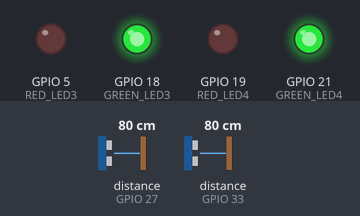
This sketch was run on a simulated ESP32. On the bench: output pins drawn as LEDs (lit = HIGH). Wiring (inferred from the names in the program): 2 × ultrasonic range finder: trigger GPIO 26, echo GPIO 27 / trigger GPIO 32, echo GPIO 33. The inputs (shaded band) are chosen by the test bench; at power-on: distance to the obstacle (sensors on GPIO 27, GPIO 33) 80 cm. The echo pulse lasts 58.3 µs per cm; WiFi joins after 1.5 s; servers stay silent unless stated; pins used as bus, display or sensor lines are not drawn; what the sketch prints to the serial monitor is not drawn.

Above: at 2.7 s.
2.8 s: distance to the obstacle (sensor on GPIO 27) set to 14 cm
4.7 s: distance to the obstacle (sensor on GPIO 27) set to 11 cm
At 5.9 s:
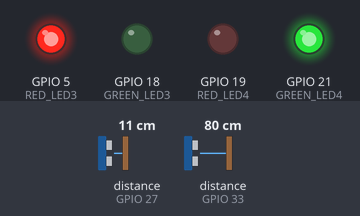
7.0 s: distance to the obstacle (sensor on GPIO 33) set to 14 cm
11.1 s: distance to the obstacle (sensor on GPIO 33) set to 10 cm
At 12.2 s:
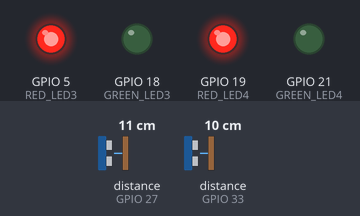
13.0 s: distance to the obstacle (sensor on GPIO 27) set to 18 cm
At 13.8 s:
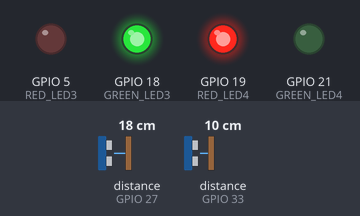
Timing chart, 0 to 16.0 s (numbered marks = the images above; inputs shaded):
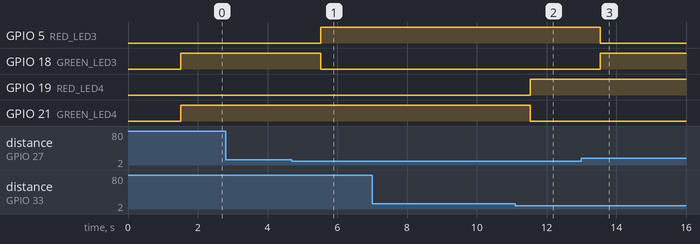

Measured:
- the behaviour switches between 13 and 12 cm on distance to the obstacle (sensor on GPIO 27) (found by bisection; images 0 and 1)
- the behaviour switches between 13 and 12 cm on distance to the obstacle (sensor on GPIO 33) (found by bisection; images 1 and 2)
- after the input at 4.7 s, GPIO 5 (RED_LED3): LOW → HIGH after 0.82 s; GPIO 18 (GREEN_LED3): HIGH → LOW after 0.82 s
- after the input at 11.1 s, GPIO 19 (RED_LED4): LOW → HIGH after 0.44 s; GPIO 21 (GREEN_LED4): HIGH → LOW after 0.44 s
- after the input at 13.0 s, GPIO 5 (RED_LED3): HIGH → LOW after 0.54 s; GPIO 18 (GREEN_LED3): LOW → HIGH after 0.54 s

The sketch:

NodeSecondFloor.ino
```cpp
#include <WiFi.h>
#include <WebSocketsClient.h>

const char* ssid = "GlobeAtHome_17400";
const char* password = "3ML454H26Q5";
const char* host = "192.168.254.110";  // Central ESP32 IP
const int port = 81;

WebSocketsClient webSocket;

// Sensor pins for Slot3 and Slot4 (change pins if needed)
#define TRIG3 26
#define ECHO3 27
#define TRIG4 32
#define ECHO4 33

// LED pins for Sensor 3
#define RED_LED3 5
#define GREEN_LED3 18

// LED pins for Sensor 4
#define RED_LED4 19
#define GREEN_LED4 21


unsigned long lastSendTime = 0;
const unsigned long sendInterval = 1000;

void setup() {
  Serial.begin(115200);

  pinMode(TRIG3, OUTPUT);
  pinMode(ECHO3, INPUT);
  pinMode(TRIG4, OUTPUT);
  pinMode(ECHO4, INPUT);

  pinMode(RED_LED3, OUTPUT);
  pinMode(GREEN_LED3, OUTPUT);
  pinMode(RED_LED4, OUTPUT);
  pinMode(GREEN_LED4, OUTPUT);

  connectWiFi();

  // Setup WebSocket connection
  webSocket.begin(host, port, "/");
  webSocket.onEvent(webSocketEvent);
  webSocket.setReconnectInterval(5000); // Auto reconnect every 5 seconds if disconnected
}

void loop() {
  // Reconnect WiFi if disconnected
  if (WiFi.status() != WL_CONNECTED) {
    Serial.println("WiFi lost, reconnecting...");
    connectWiFi();
  }

  // Handle WebSocket connection and events
  webSocket.loop();

  // If not connected, just wait for reconnect interval (do NOT call begin() again here)
  if (!webSocket.isConnected()) {
    Serial.println("WebSocket not connected, waiting for reconnect...");
  }

  // Send sensor data every 'sendInterval' milliseconds (non-blocking)
  if (millis() - lastSendTime > sendInterval) {
    lastSendTime = millis();

    long dist3 = readDistanceCM(TRIG3, ECHO3);
    long dist4 = readDistanceCM(TRIG4, ECHO4);

    Serial.print("Distance Slot3: ");
    Serial.print(dist3);
    Serial.print(" cm, Slot4: ");
    Serial.println(dist4);

    // LED Control for Slot3
    if (dist3 < 12) {
      digitalWrite(RED_LED3, HIGH);
      digitalWrite(GREEN_LED3, LOW);
    } else {
      digitalWrite(RED_LED3, LOW);
      digitalWrite(GREEN_LED3, HIGH);
    }

    // LED Control for Slot4
    if (dist4 < 12) {
      digitalWrite(RED_LED4, HIGH);
      digitalWrite(GREEN_LED4, LOW);
    } else {
      digitalWrite(RED_LED4, LOW);
      digitalWrite(GREEN_LED4, HIGH);
    }

    String msg = "Slot3:" + String(dist3 < 12 ? "Occupied" : "Available") +
                 " | Slot4:" + String(dist4 < 12 ? "Occupied" : "Available");

    Serial.println("Sending: " + msg);
    webSocket.sendTXT(msg);
  }
}

void connectWiFi() {
  WiFi.begin(ssid, password);
  Serial.print("Connecting to WiFi");
  while (WiFi.status() != WL_CONNECTED) {
    delay(500);
    Serial.print(".");
  }
  Serial.println();
  Serial.println("WiFi connected.");
  Serial.print("IP address: ");
  Serial.println(WiFi.localIP());
}

long readDistanceCM(int trigPin, int echoPin) {
  digitalWrite(trigPin, LOW);
  delayMicroseconds(2);
  digitalWrite(trigPin, HIGH);
  delayMicroseconds(10);
  digitalWrite(trigPin, LOW);
  long duration = pulseIn(echoPin, HIGH, 30000);
  if (duration == 0) return 999; // timeout means no echo detected
  return duration * 0.034 / 2;
}

void webSocketEvent(WStype_t type, uint8_t * payload, size_t length) {
  switch(type) {
    case WStype_CONNECTED:
      Serial.println("Connected to central WebSocket server");
      break;
    case WStype_DISCONNECTED:
      Serial.println("Disconnected from server");
      break;
    case WStype_TEXT:
      Serial.print("Message from server: ");
      Serial.println((char*)payload);
      break;
    case WStype_ERROR:
      Serial.println("WebSocket error");
      break;
    default:
      break;
  }
}
```
